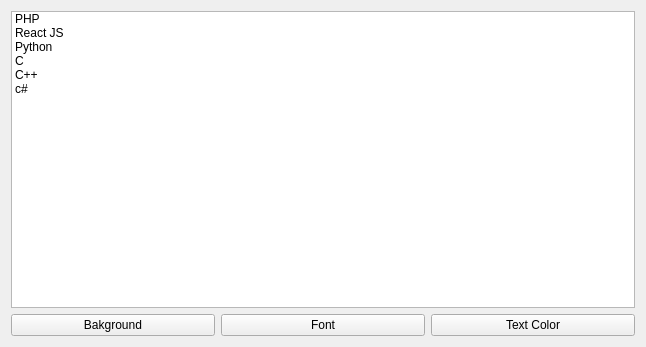
<?xml version="1.0" encoding="UTF-8"?>
<ui version="4.0">
 <class>Widget</class>
 <widget class="QWidget" name="Widget">
  <property name="geometry">
   <rect>
    <x>0</x>
    <y>0</y>
    <width>646</width>
    <height>347</height>
   </rect>
  </property>
  <property name="windowTitle">
   <string>Widget</string>
  </property>
  <layout class="QVBoxLayout" name="verticalLayout_2">
   <item>
    <layout class="QVBoxLayout" name="verticalLayout">
     <item>
      <widget class="QListWidget" name="listWidget">
       <item>
        <property name="text">
         <string>PHP</string>
        </property>
       </item>
       <item>
        <property name="text">
         <string>React JS</string>
        </property>
       </item>
       <item>
        <property name="text">
         <string>Python</string>
        </property>
       </item>
       <item>
        <property name="text">
         <string>C</string>
        </property>
       </item>
       <item>
        <property name="text">
         <string>C++</string>
        </property>
       </item>
       <item>
        <property name="text">
         <string>c#</string>
        </property>
       </item>
      </widget>
     </item>
     <item>
      <layout class="QHBoxLayout" name="horizontalLayout">
       <item>
        <widget class="QPushButton" name="pushButton">
         <property name="text">
          <string>Bakground</string>
         </property>
        </widget>
       </item>
       <item>
        <widget class="QPushButton" name="pushButton_2">
         <property name="text">
          <string>Font</string>
         </property>
        </widget>
       </item>
       <item>
        <widget class="QPushButton" name="pushButton_3">
         <property name="text">
          <string>Text Color</string>
         </property>
        </widget>
       </item>
      </layout>
     </item>
    </layout>
   </item>
  </layout>
 </widget>
 <layoutdefault spacing="6" margin="11"/>
 <resources/>
 <connections/>
</ui>
